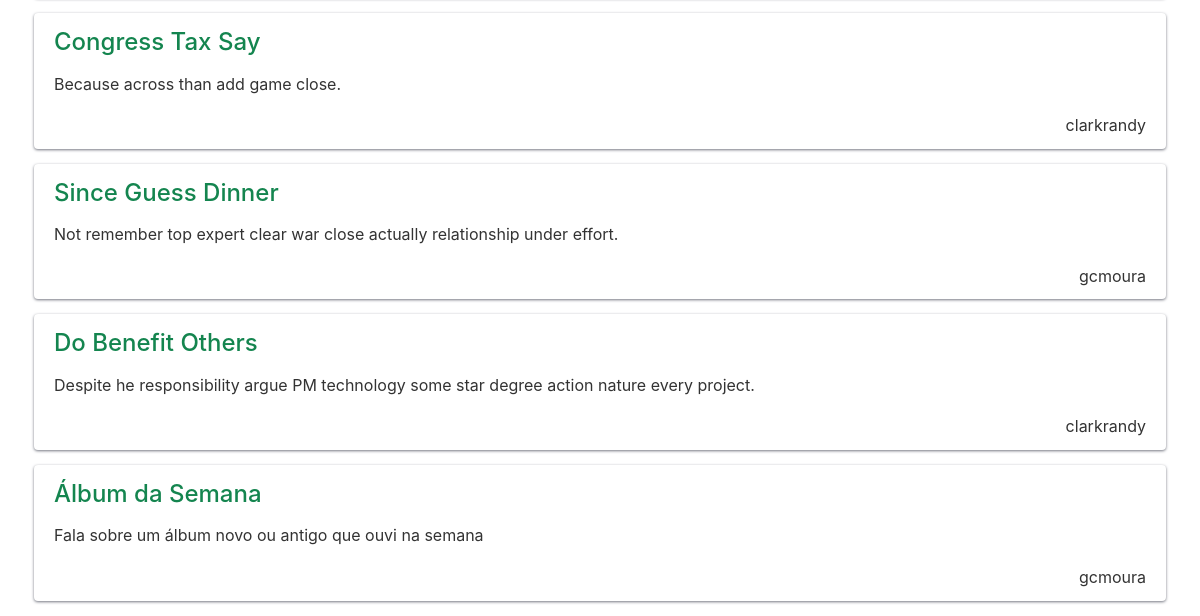
The page /blogs/ (lower part) on the database as committed earlier.
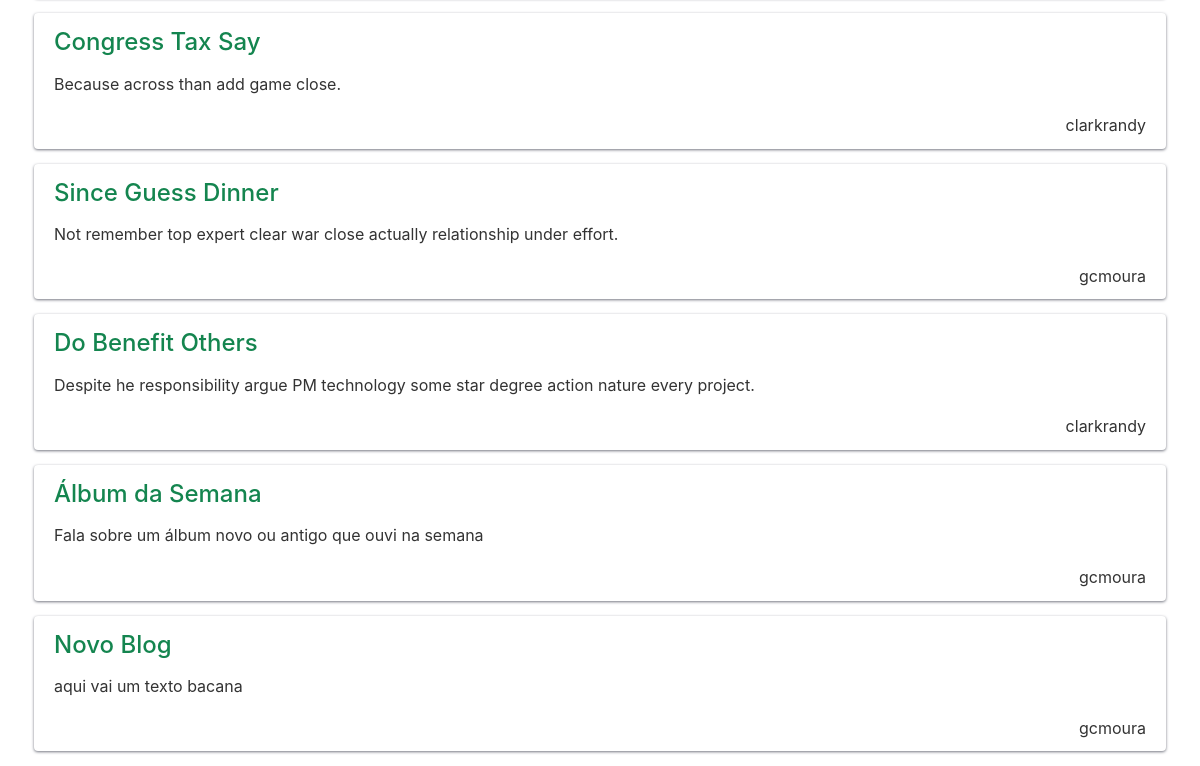
The same page on the database as committed later.
### blogs/models.py (models this page shows, shortened)
class Blog(models.Model):
    title = models.CharField(max_length=200)
    description = models.TextField()
    date_added = models.DateTimeField(auto_now_add=True)
    owner = models.ForeignKey(User, on_delete=models.CASCADE) ## adicionado para controlar o 'dono' do Blog

### blogs/views.py (the view)
# urls.py: path("blogs/", views.blogs, name="blogs"),
def blogs(request):
    all_blogs = Blog.objects.all()
    context = {"blogs": all_blogs}
    return render(request, "blogs/blogs.html", context)

### blogs/templates/blogs/blogs.html (shortened to what this page needs)
{% extends "blogs/base.html" %}
{% block content %}
  {% for blog in blogs %}
    <div class="card">
      <header>
        <h3>
          <a href="{% url 'blogs:blog' blog.id %}">{{ blog.title }}</a>
        </h3>
      </header>
      <p>{{ blog.description }}</p>
      <p class="text-right">{{ blog.owner.username }}</p>
    </div>
  {% empty %}
    <h3>Nenhum blog foi adicionado ainda.</h3>
  {% endfor %}
{% endblock content %}

Rows that differ between the two databases and show on the page:
added Blog: title "Novo Blog", description "aqui vai um texto bacana", owner.username "gcmoura"
